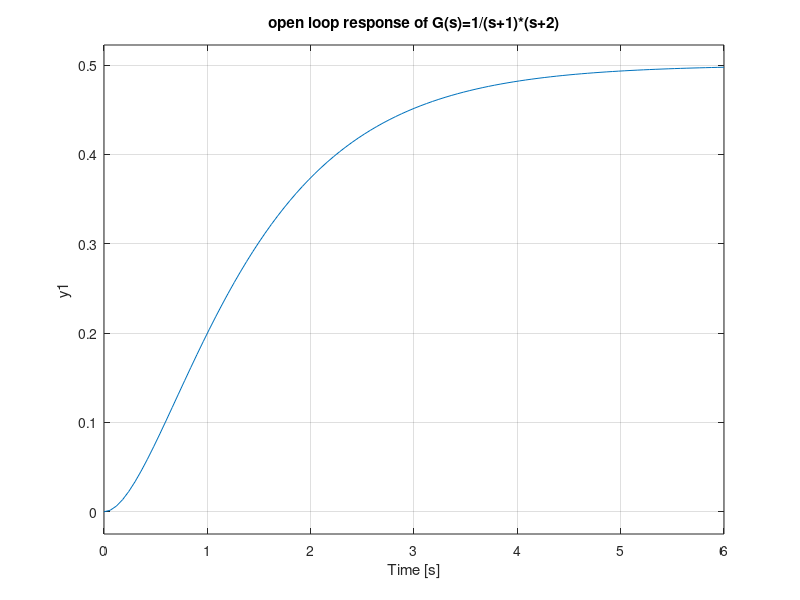
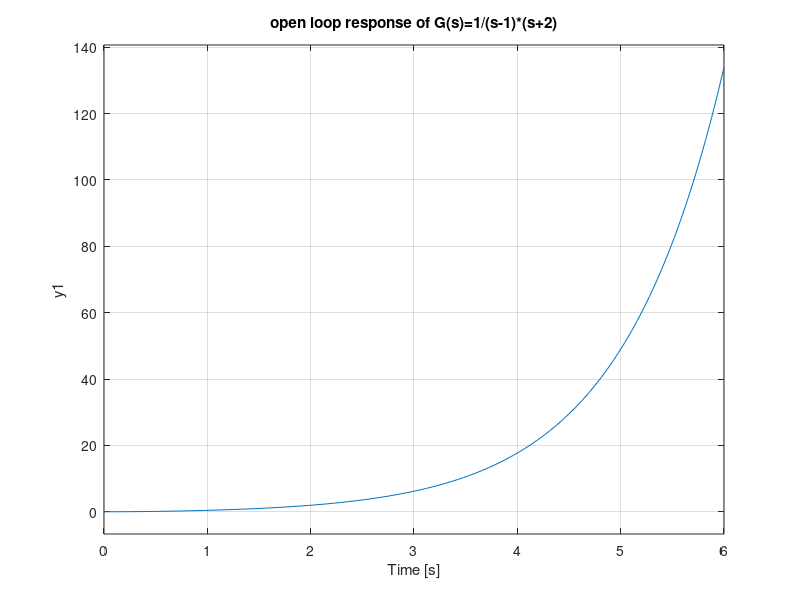
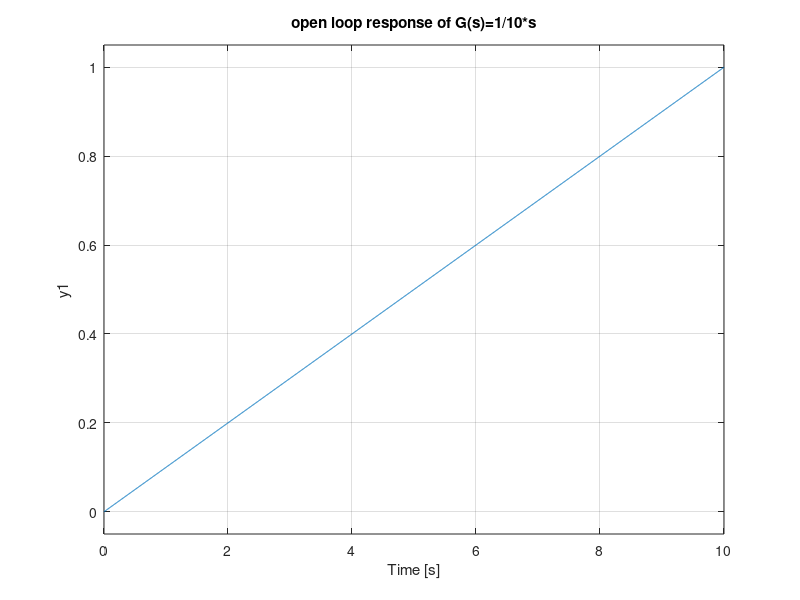

These charts were generated, in order, by the following MATLAB code:
%%%%  G(s)=1/(s+1)*(s+2) %%%%
g=tf(1,[1 1])*tf(1,[1 2]);
tf_openloop=feedback(g,0)
figure(1);
step(tf_openloop);
title('open loop response of G(s)=1/(s+1)*(s+2)')

%%%%  G(s)=1/(s-1)*(s+2) %%%%
g1=tf(1,[1 -1])*tf(1,[1 2]);
tf1_openloop=feedback(g1,0)
figure(2);
step(tf1_openloop);
title('open loop response of G(s)=1/(s-1)*(s+2)')

%%%%  G(s)=1/10*s %%%%
g2=tf(1,[1 0])*tf(1,[0 10]);
tf2_openloop=feedback(g2,0)
figure(3);
step(tf2_openloop);
title('open loop response of G(s)=1/10*s')